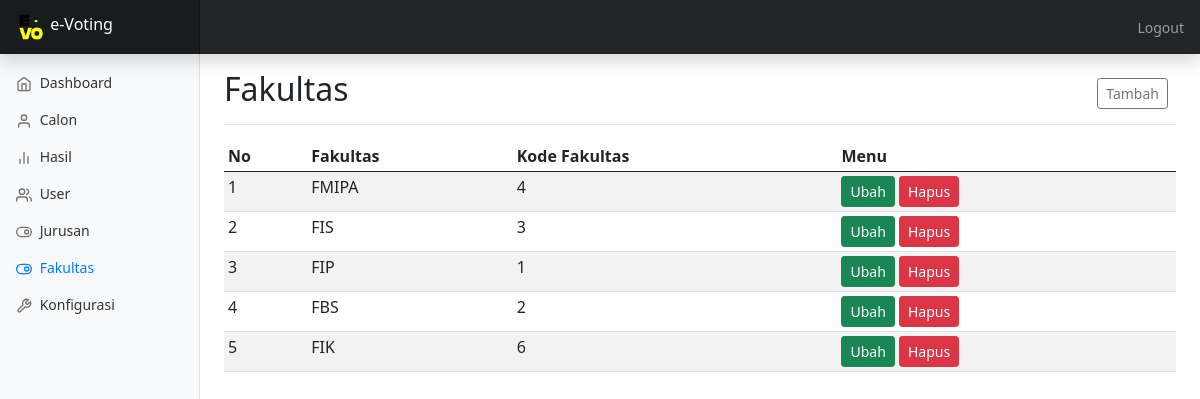
Screenshot of /pages/admin/fakultas.php (signed in) with the database file from the repository.
### tables this page shows
CREATE TABLE `fakultas` (
  `id` int(11) NOT NULL,
  `nama_fakultas` varchar(100) NOT NULL,
  `kode_fakultas` int(11) NOT NULL
);

### functions.php (called while the page is built, shortened)
<?php
require 'config.php';
$conn = mysqli_connect($config["db_host"], $config["db_username"], $config["db_password"], $config["db_name"]);
function query($query)
{
	global $conn;
	$result = mysqli_query($conn, $query);
	$rows = [];
	while ($row = mysqli_fetch_assoc($result)) {
		$rows[] = $row;
	}
	return $rows;
}

### config.php (called while the page is built)
<?php
$config =[
	"base_url" => "http://localhost:800/evoting/",
	"db_host" => "localhost",
	"db_name" => "evoting",
	"db_username" => "root",
	"db_password" => "",
	"app_name" => "e-Voting"
];

### pages/admin/fakultas.php (the view, shortened to what this page needs)
<?php
require 'ini_header.php';
$fakultas = query("SELECT * FROM fakultas");
?>
 <main class="col-md-9 ms-sm-auto col-lg-10 px-md-4">
      <div class="d-flex justify-content-between flex-wrap flex-md-nowrap align-items-center pt-3 pb-2 mb-3 border-bottom">
        <h1 class="h2">Fakultas</h1>
        <div class="btn-toolbar mb-2 mb-md-0">
          <div class="btn-group me-2">
            <a href="edit_fakultas.php" type="button" class="btn btn-sm btn-outline-secondary">Tambah</a>
          </div>
        </div>
      </div>
  <div class="table-responsive">
        <table class="table table-striped table-sm">
          <thead>
            <tr>
              <th>No</th>
              <th>Fakultas</th>
              <th>Kode Fakultas</th>
              <th>Menu</th>
            </tr>
          </thead>
          <tbody>
          <?php $i=1; ?>
          <?php foreach ($fakultas as $key => $value) : ?>
            <tr>
              <td>
                <?php echo $i; ?>
              </td>
              <td>
                <div id="nama_fakultas">
                  <?php echo $value["nama_fakultas"]; ?>
                </div>
              </td>
              <td>
                <div id="kode_fakultas">
                  <?php echo $value["kode_fakultas"]; ?>
                </div>
              </td>
              <td>
                <a class="btn btn-success btn-sm" href="<?= $config['base_url'];?>pages/admin/edit_fakultas.php?id=<?php echo $value["id"]; ?>">Ubah</a>
                <a class="btn btn-danger btn-sm" href="<?= $config['base_url'];?>actions/action_hapus_fakultas.php?id=<?php echo $value["id"]; ?>" onclick="return confirm('Klik Ok untuk menghapus');">Hapus</a>
              </td>
            </tr>
          <?php $i++; ?>
          <?php endforeach; ?>
          </tbody>
        </table>
      </div>

### css/konfigurasi.css (style rules this page uses)
body { font-size: 0.875rem; }

### rows the page displays
fakultas: nama_fakultas "FMIPA", kode_fakultas "4"
fakultas: nama_fakultas "FIS", kode_fakultas "3"
fakultas: nama_fakultas "FIP", kode_fakultas "1"
fakultas: nama_fakultas "FBS", kode_fakultas "2"
fakultas: nama_fakultas "FIK", kode_fakultas "6"
